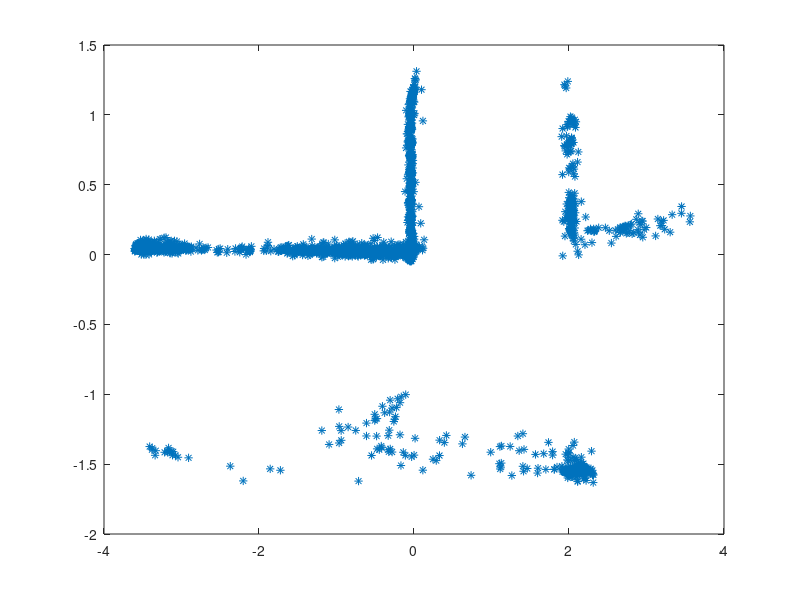

Reproduce this figure in MATLAB.
load('Corner_cloud_point_data.mat')

case_num=2;

switch case_num
    case 1
        x=-rand()*4;
        y=-1.463*rand();
       
    case 2
        x=1.919*rand();
        y=-1.463*rand();
        
    case 3
        x=(2.2-1.919)*rand()+1.919;
        y=-1.463*rand();
        
    case 4
        x=(3.66-2.2)*rand()+2.2;
        y=-1.463*rand();
        
    case 5
        x=1.919*rand();
        y=2*rand();
        
    case 6
        x=(3.66-2.2)*rand()+2.2;
        y=-5*rand()-1.463;
        
        
        
        
        
        
end
        





visible_wall=[];

%% -4<x<0 && -1.463<y<0 visible Wall_1 Wall_4 Wall_5 part of Wall_3 & Wall_7
plot(x,y,'^');
if((-4<=x && x<0) && (-1.463<y && y<0))
    
    visible_wall=[Wall_1;Wall_4;Wall_5];
    
    % find threthold of wall 3
    y_thre_Wall_3=(0-y)*((1.919-x)/(0-x))+y;
    [loc,~]=find(Wall_3(:,2)<=y_thre_Wall_3);
    if( isempty(loc)~=1)
        temp=Wall_3(loc,:);
        visible_wall=[visible_wall;temp];
    end
    
    % find threthold of wall 7
    y_thre_Wall_7=(-1.436-y)*((3.66-x)/(2.2-x))+y;
    [loc,~]=find(Wall_7(:,2)>=y_thre_Wall_7);
    if( isempty(loc)~=1)
        temp=Wall_7(loc,:);
        visible_wall=[visible_wall;temp];
    end
    
    
%0<x<1.919 && -1.463<y<0 visible Wall_1 Wall_2 Wall_3 Wall_4 Wall_5 part of  Wall_7    
elseif((0<=x && x<1.919) && (-1.463<y && y<0))  
    visible_wall=[Wall_1;Wall_2;Wall_3;Wall_4;Wall_5];
    
    y_thre_Wall_7=(-1.436-y)*((3.66-x)/(2.2-x))+y;
    [loc,~]=find(Wall_7(:,2)>=y_thre_Wall_7);
    if( isempty(loc)~=1)
        temp=Wall_7(loc,:);
        visible_wall=[visible_wall;temp];
    end


%1.919<x<2.2 && -1.463<y<0 visible Wall_1 Wall_4 Wall_5 part of  Wall2 Wall_7    
elseif((1.919<=x && x<2.2) && (-1.463<y && y<0))  
    visible_wall=[Wall_1;Wall_4;Wall_5];
    
    y_thre_Wall_7=(-1.436-y)*((3.66-x)/(2.2-x))+y;
    [loc,~]=find(Wall_7(:,2)>=y_thre_Wall_7);
    if( isempty(loc)~=1)
        temp=Wall_7(loc,:);
        visible_wall=[visible_wall;temp];
    end
    
    y_thre_Wall_2=(0-y)*(x/(x-1.919))+y;
    [loc,~]=find(Wall_2(:,2)<=y_thre_Wall_2);
    if( isempty(loc)~=1)
        temp=Wall_2(loc,:);
        visible_wall=[visible_wall;temp];
    end
    
%2.2<x<3.66 && -1.463<y<0 visible Wall_1 Wall_4 Wall_5 Wall_6 Wall_7 part of  Wall2    
elseif((2.2<=x && x<3.66) && (-1.463<y && y<0))  
    visible_wall=[Wall_1;Wall_4;Wall_5;Wall_6;Wall_7];
    
    y_thre_Wall_2=(0-y)*(x/(x-1.919))+y;
    [loc,~]=find(Wall_2(:,2)<=y_thre_Wall_2);
    if( isempty(loc)~=1)
        temp=Wall_2(loc,:);
        visible_wall=[visible_wall;temp];
    end    
    
    
% 0<x<1.919 & y>=0 visible wall_2 wall_3 part of wall_5 & wall_7
elseif((0<x && x<1.919) && (y>=0))
    
    visible_wall=[Wall_2; Wall_3];
    
    x_thre_Wall_5_1=x-x*(y+1.436)/y;
    x_thre_Wall_5_2=x+(1.919-x)*(y+1.436)/y;
    [loc,~]=find((Wall_5(:,1)>=x_thre_Wall_5_1) & (Wall_5(:,1)<=x_thre_Wall_5_2));
    if( isempty(loc)~=1)
        temp=Wall_5(loc,:);
        visible_wall=[visible_wall;temp];
    end   
    
    if(x_thre_Wall_5_2>2.2)
        y_thre_wall_7_1=y-(y*(3.66-x)/(1.919-x));
        y_thre_Wall_7_2=y-((y+1.436)*(3.66-x)/(2.2-x));
        [loc,~]=find((Wall_7(:,2)<=y_thre_wall_7_1) &( Wall_7(:,2)>=y_thre_Wall_7_2));
        if(isempty(loc)~=1)
            temp=Wall_7(loc,:);
            visible_wall=[visible_wall;temp];
        end
        
        
    end
    
    
% 2.2<x<3.66 & y<=-1.436 visible Wall_6 Wall_7 part of Wall_1 Wall_2 Wall_4    
elseif((x>2.2 && x<3.66) && y<=-1.436)
    
    visible_wall=[Wall_6; Wall_7];
    flag=1;
    x_thre_0=x-(x-2.2)*(0-y)/(-1.436-y);
    y_thre_Wall_2_1=y+(-y)*x/(x-2.2);
    y_thre_Wall_2_2=y+(-1.436-y)*x/(x-2.2);
    
    if(x_thre_0<=0)
        [loc,~]=find(Wall_1(:,1)>=x_thre_0);
        visible_wall=[visible_wall;Wall_4];
        if(isempty(loc)~=1)
            temp=Wall_1(loc,:);
            visible_wall=[visible_wall;temp];
        end
        
        [loc,~]=find(Wall_2(:,2)<=y_thre_Wall_2_1);
        if(isempty(loc)~=1)
            temp=Wall_2(loc,:);
            visible_wall=[visible_wall;temp];
        end
    elseif(x_thre_0>0 && x_thre_0<1.919)
        flag=2;
        visible_wall=[visible_wall;Wall_4];
        [loc,~]=find(Wall_2(:,2)<=y_thre_Wall_2_1 & Wall_2(:,2)>=y_thre_Wall_2_2);
        if(isempty(loc)~=1)
            flag=3;
            temp=Wall_2(loc,:);
            visible_wall=[visible_wall;temp];
        end   
    else
        [loc,~]=find(Wall_4(:,1)>=x_thre_0);
        if(isempty(loc)~=1)
            temp=Wall_4(loc,:);
            visible_wall=[visible_wall;temp];
        end
        
    end

% end of case    

end

%% 
plot(visible_wall(:,1),visible_wall(:,2),'*')
